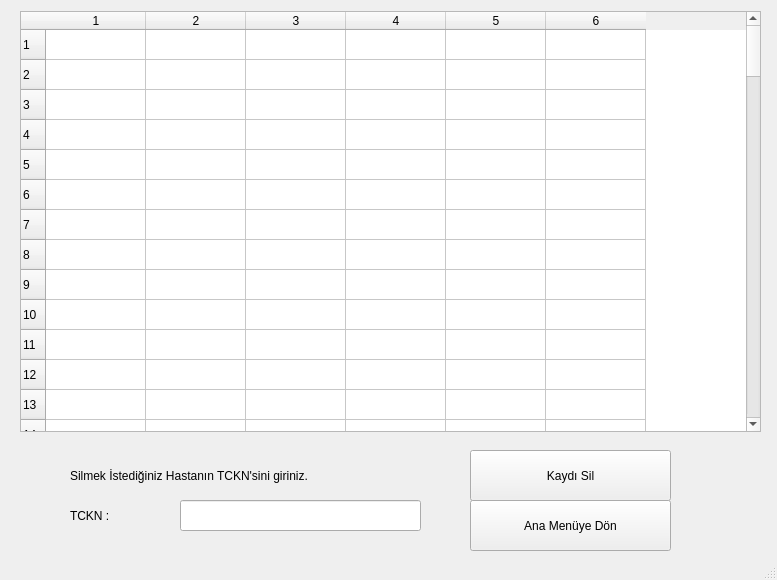
<?xml version="1.0" encoding="UTF-8"?>
<ui version="4.0">
 <class>DeleteWindow</class>
 <widget class="QMainWindow" name="DeleteWindow">
  <property name="geometry">
   <rect>
    <x>0</x>
    <y>0</y>
    <width>777</width>
    <height>580</height>
   </rect>
  </property>
  <property name="windowTitle">
   <string>MainWindow</string>
  </property>
  <widget class="QWidget" name="centralwidget">
   <widget class="QLineEdit" name="lineEdit">
    <property name="geometry">
     <rect>
      <x>180</x>
      <y>500</y>
      <width>241</width>
      <height>31</height>
     </rect>
    </property>
   </widget>
   <widget class="QLabel" name="label">
    <property name="geometry">
     <rect>
      <x>70</x>
      <y>500</y>
      <width>131</width>
      <height>31</height>
     </rect>
    </property>
    <property name="styleSheet">
     <string notr="true">font: 26pt &quot;.AppleSystemUIFont&quot;;</string>
    </property>
    <property name="text">
     <string>TCKN : </string>
    </property>
   </widget>
   <widget class="QLabel" name="label_2">
    <property name="geometry">
     <rect>
      <x>70</x>
      <y>460</y>
      <width>391</width>
      <height>31</height>
     </rect>
    </property>
    <property name="styleSheet">
     <string notr="true">font: 18pt &quot;.AppleSystemUIFont&quot;;</string>
    </property>
    <property name="text">
     <string>Silmek İstediğiniz Hastanın TCKN'sini giriniz.</string>
    </property>
   </widget>
   <widget class="QPushButton" name="pushButton">
    <property name="geometry">
     <rect>
      <x>470</x>
      <y>450</y>
      <width>201</width>
      <height>51</height>
     </rect>
    </property>
    <property name="styleSheet">
     <string notr="true">font: 20pt &quot;.AppleSystemUIFont&quot;;</string>
    </property>
    <property name="text">
     <string>Kaydı Sil</string>
    </property>
   </widget>
   <widget class="QPushButton" name="pushButton_2">
    <property name="geometry">
     <rect>
      <x>470</x>
      <y>500</y>
      <width>201</width>
      <height>51</height>
     </rect>
    </property>
    <property name="styleSheet">
     <string notr="true">font: 20pt &quot;.AppleSystemUIFont&quot;;</string>
    </property>
    <property name="text">
     <string>Ana Menüye Dön</string>
    </property>
   </widget>
   <widget class="QTableWidget" name="tableWidget">
    <property name="geometry">
     <rect>
      <x>20</x>
      <y>11</y>
      <width>741</width>
      <height>421</height>
     </rect>
    </property>
    <property name="rowCount">
     <number>100</number>
    </property>
    <property name="columnCount">
     <number>6</number>
    </property>
    <row/>
    <row/>
    <row/>
    <row/>
    <row/>
    <row/>
    <row/>
    <row/>
    <row/>
    <row/>
    <row/>
    <row/>
    <row/>
    <row/>
    <row/>
    <row/>
    <row/>
    <row/>
    <row/>
    <row/>
    <row/>
    <row/>
    <row/>
    <row/>
    <row/>
    <row/>
    <row/>
    <row/>
    <row/>
    <row/>
    <row/>
    <row/>
    <row/>
    <row/>
    <row/>
    <row/>
    <row/>
    <row/>
    <row/>
    <row/>
    <row/>
    <row/>
    <row/>
    <row/>
    <row/>
    <row/>
    <row/>
    <row/>
    <row/>
    <row/>
    <row/>
    <row/>
    <row/>
    <row/>
    <row/>
    <row/>
    <row/>
    <row/>
    <row/>
    <row/>
    <row/>
    <row/>
    <row/>
    <row/>
    <row/>
    <row/>
    <row/>
    <row/>
    <row/>
    <row/>
    <row/>
    <row/>
    <row/>
    <row/>
    <row/>
    <row/>
    <row/>
    <row/>
    <row/>
    <row/>
    <row/>
    <row/>
    <row/>
    <row/>
    <row/>
    <row/>
    <row/>
    <row/>
    <row/>
    <row/>
    <row/>
    <row/>
    <row/>
    <row/>
    <row/>
    <row/>
    <row/>
    <row/>
    <row/>
    <row/>
    <column/>
    <column/>
    <column/>
    <column/>
    <column/>
    <column/>
   </widget>
  </widget>
  <widget class="QStatusBar" name="statusbar"/>
 </widget>
 <resources/>
 <connections/>
</ui>
